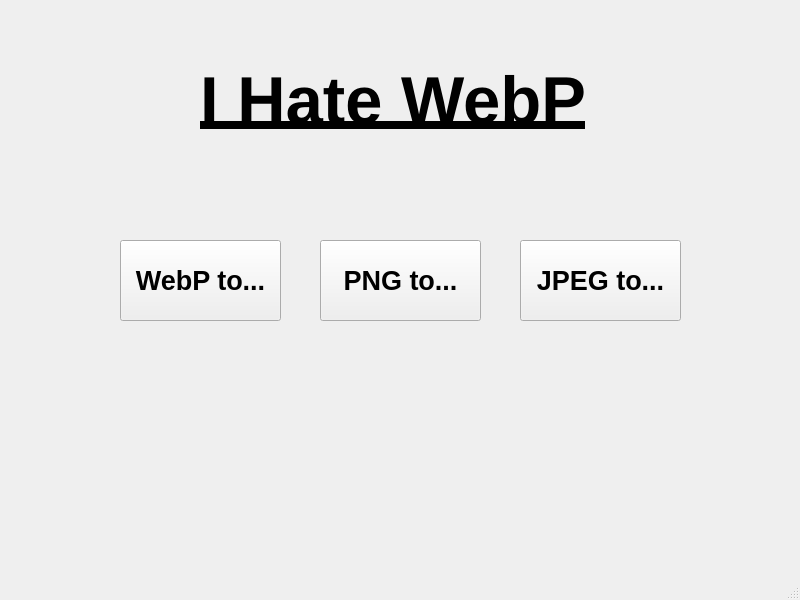
<?xml version="1.0" encoding="UTF-8"?>
<ui version="4.0">
 <class>MainWindow</class>
 <widget class="QMainWindow" name="MainWindow">
  <property name="geometry">
   <rect>
    <x>0</x>
    <y>0</y>
    <width>800</width>
    <height>600</height>
   </rect>
  </property>
  <property name="windowTitle">
   <string>MainWindow</string>
  </property>
  <widget class="QWidget" name="centralwidget">
   <widget class="QPushButton" name="goto_WebP">
    <property name="geometry">
     <rect>
      <x>120</x>
      <y>240</y>
      <width>161</width>
      <height>81</height>
     </rect>
    </property>
    <property name="font">
     <font>
      <pointsize>20</pointsize>
      <italic>false</italic>
      <bold>true</bold>
     </font>
    </property>
    <property name="text">
     <string>WebP to...</string>
    </property>
   </widget>
   <widget class="QPushButton" name="goto_PNG">
    <property name="geometry">
     <rect>
      <x>320</x>
      <y>240</y>
      <width>161</width>
      <height>81</height>
     </rect>
    </property>
    <property name="font">
     <font>
      <pointsize>20</pointsize>
      <bold>true</bold>
     </font>
    </property>
    <property name="text">
     <string>PNG to...</string>
    </property>
   </widget>
   <widget class="QPushButton" name="goto_JPEG">
    <property name="geometry">
     <rect>
      <x>520</x>
      <y>240</y>
      <width>161</width>
      <height>81</height>
     </rect>
    </property>
    <property name="font">
     <font>
      <pointsize>20</pointsize>
      <bold>true</bold>
     </font>
    </property>
    <property name="text">
     <string>JPEG to...</string>
    </property>
   </widget>
   <widget class="QLabel" name="Title">
    <property name="geometry">
     <rect>
      <x>200</x>
      <y>50</y>
      <width>401</width>
      <height>101</height>
     </rect>
    </property>
    <property name="font">
     <font>
      <pointsize>50</pointsize>
      <bold>true</bold>
      <underline>true</underline>
     </font>
    </property>
    <property name="text">
     <string>I Hate WebP</string>
    </property>
    <property name="scaledContents">
     <bool>false</bool>
    </property>
   </widget>
  </widget>
  <widget class="QMenuBar" name="menubar">
   <property name="geometry">
    <rect>
     <x>0</x>
     <y>0</y>
     <width>800</width>
     <height>22</height>
    </rect>
   </property>
  </widget>
  <widget class="QStatusBar" name="statusbar"/>
 </widget>
 <resources/>
 <connections/>
</ui>
